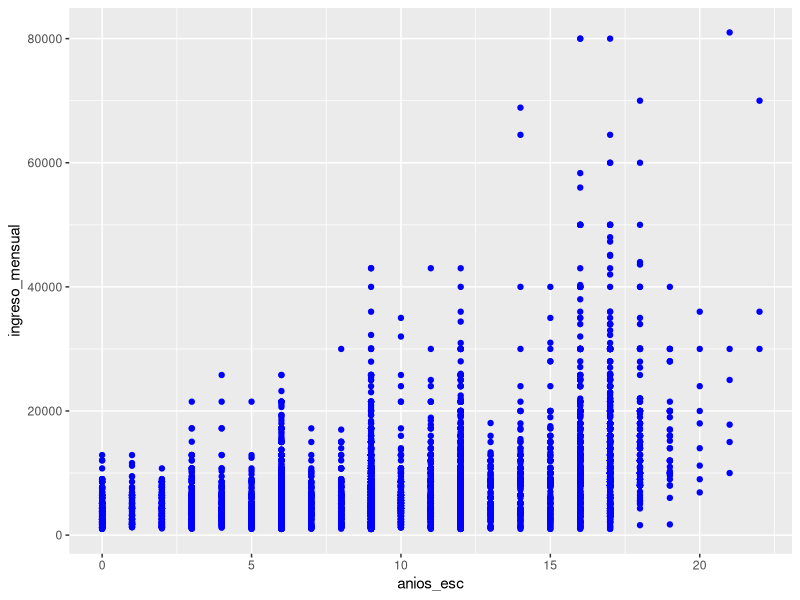
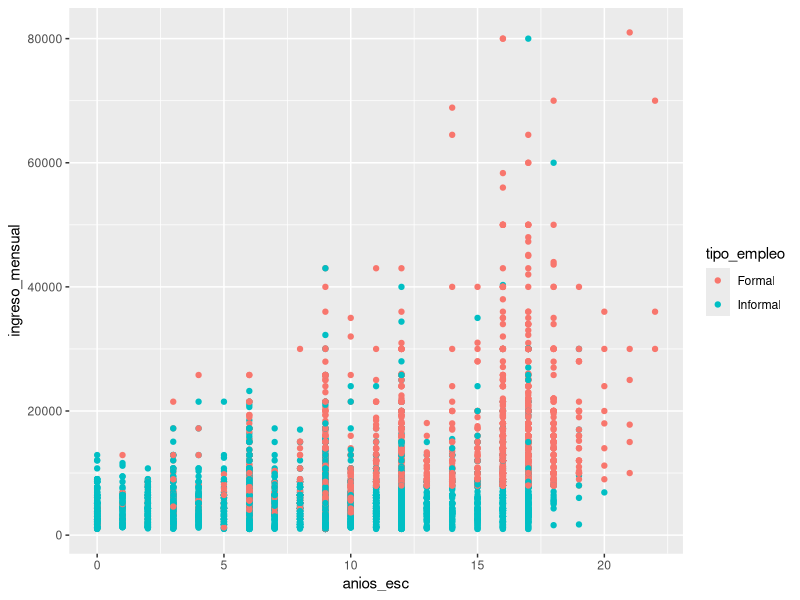
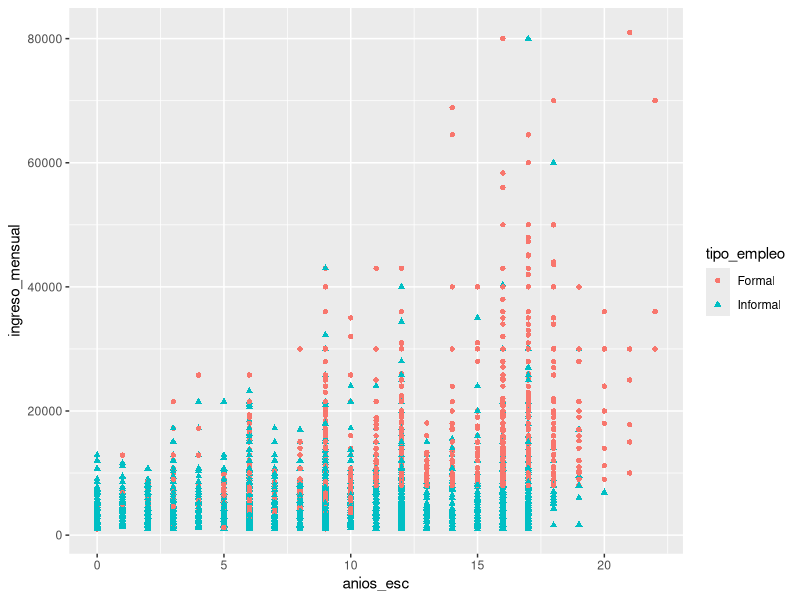
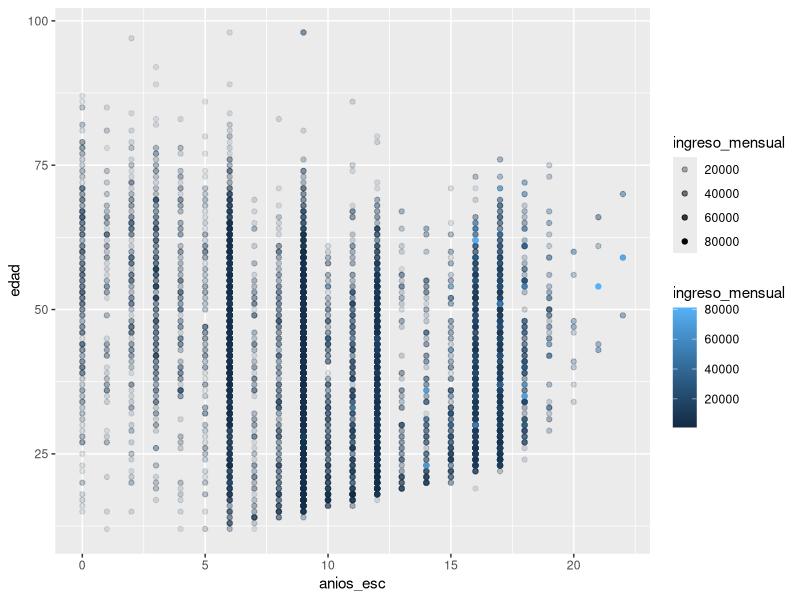
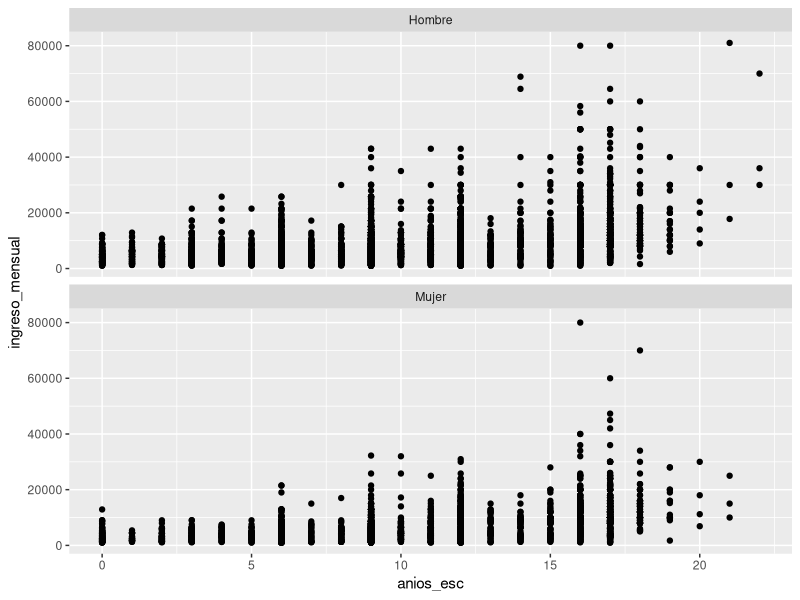
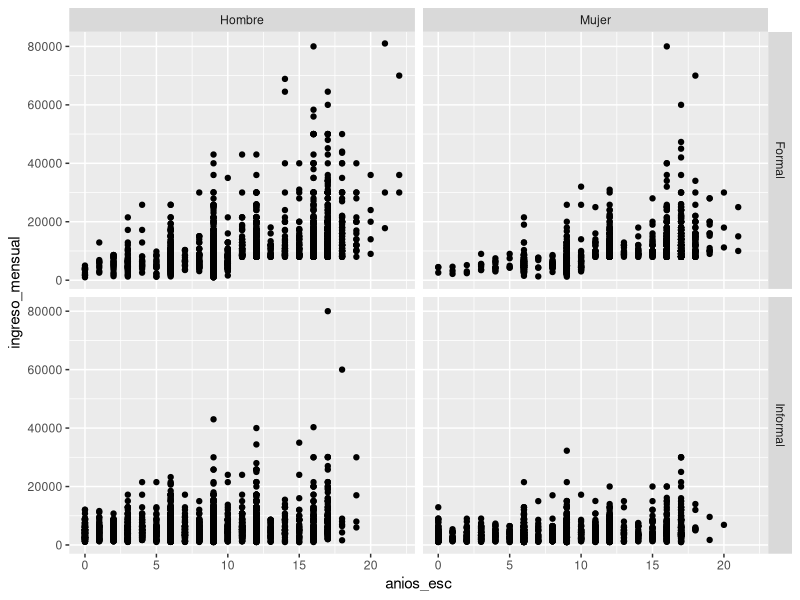
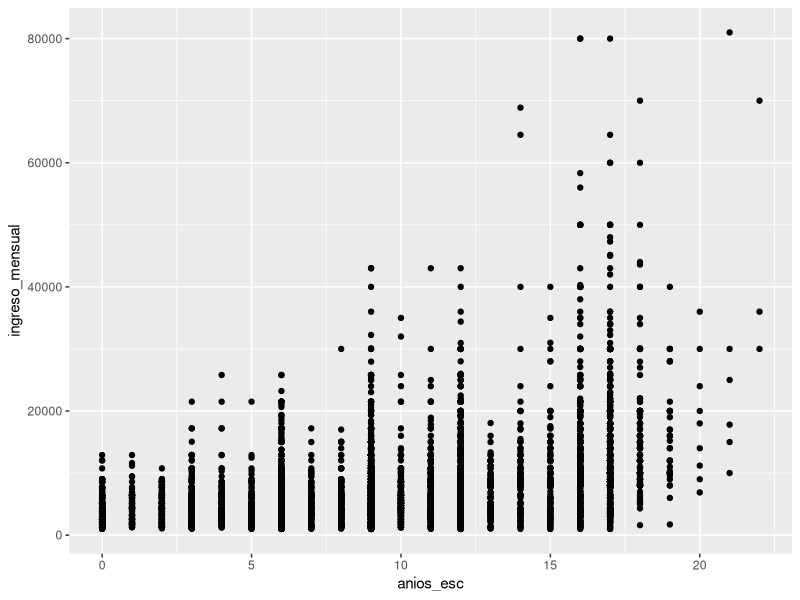
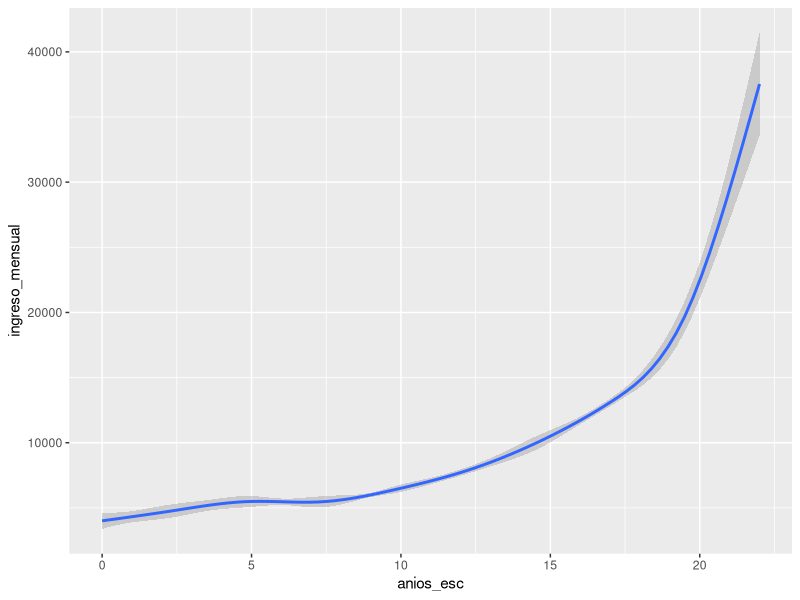

Generate these figures, in order, with R:
# Un dataframe es un arreglo rectangular de variables(columnas) y obervaciones (filas)

library(ggplot2) # Carga de librerias para instalarlas es install.packages("nomrbeLibreria")
library(readxl)
library(tidyr)
library(dplyr)

# Ruta de acceso directo a la base de datos
setwd("C:\\Cursos\\Ciencia_Datos\\A2_Capacitacion\\R\\Capitulo_3\\BD") # Busqueda de BD
enoe <- read_xlsx("mu_enoe.xlsx") # Se busca y se carga a un objeto la base de datos
# Exploración de la base de datos
# Cuáles son las caractesísticas de la base de datos?
dim(enoe) # Funciona para poder descubrir el tamaño de la base de datos
colnames(enoe) # Ver cuales son los nombres de las variables que contiene


# Genera un diagrama de dispersion o diagrama de puntos
# "ggplot" =  Crea un sistema de coordenadas vacio
# "data" = estamos indicando que en el objeto enoe se cuentran los datos de interes
# "geom_function" = Se refiere al tipo de gráfica a realizarse
# "mappings" = se refiere a todos los componenetes específicos de la gráfica que deseeamos trabajar
# "X" = indica que deseamos observar los años de educación en el eje horizontal
# "Y" = indica que desamos ver el salario o ingreso mensual en el eje vertical



# Formato Básico
# Gráfica de puntos
# Esta gráfica indica la relación entre el ingreso mensual y los años de escolaridad
# Es posible apreciar que enter mas años de eduación existan, el valor de la coordenada en y es más alto
ggplot(data = enoe) +
    geom_point(mapping = aes(x = anios_esc, y = ingreso_mensual), color = "Blue")



# Mapeos estéicos
# En esta gráfica se puede observar que en México hay una grana parte de personas que tienen un empleo con altos ingresos aún cuando no tienen un determinado nivel educativo, esto se debe al trabajo forma e informal
ggplot(data = enoe) +
    geom_point(mapping = aes(x = anios_esc, y = ingreso_mensual, color = tipo_empleo))



# Mismo analisís pero con iconos para identificar por medio de la función shape
ggplot(data = enoe) +
    geom_point(mapping = aes(x = anios_esc, y = ingreso_mensual, shape = tipo_empleo, color = tipo_empleo))


# Analisís relacionados con la edad uso de variable alpha
# Este tiene como objetivo la funcion alpha por lo que el analisís tiene la relación entre la eded, educación y el salario. Entre más obscuro es el color del punto, se trata de una observación mayor
ggplot(data = enoe) +
    geom_point(mapping = aes(x = anios_esc, y = edad, alpha = ingreso_mensual, color = ingreso_mensual))

# Separación de facetas
# La libreria ggplot2 permiteseparar variables categporicas dentro de una misma gráfica, lo cual genera sub-gráficas
# Este analisis se esta solicitando que separe la información por sexo sex indicando que la gráfica resultante la muestre en un panel de 1 columna y 2
ggplot(data = enoe) +
    geom_point(mapping = aes(x = anios_esc, y = ingreso_mensual)) +
    facet_wrap(~sex, nrow = 2, ncol = 1)


# También es posible usar facet_grid para que se desagregue el sexo, el tipo de empleo
# Esta gráfica nospermite observar las diferencias en el salario de los hombres y las mujeres en tanto los dos sectores diferentes que tenemos informal y formal, mostrando que las formales son mayores+
ggplot(data = enoe) +
    geom_point(mapping = aes(x = anios_esc, y = ingreso_mensual)) +
    facet_grid(tipo_empleo ~ sex)

# Objetos geométricos
# Hay diferentes tipos de gráficas a continuacion se mostrara la diferencia entre una gráfica de puntos y una de linea

# Izquierda
ggplot(data = enoe) +
    geom_point(mapping = aes(x = anios_esc, y = ingreso_mensual))
# Derecha
ggplot(data = enoe) +
    geom_smooth(mapping = aes(x = anios_esc, y = ingreso_mensual))

# Como diferenciar entre lineas
ggplot(data = enoe) +
    geom_smooth(mapping = aes(x = anios_esc, y = ingreso_mensual, linetype = sex)) +
    facet_wrap(~sex, nrow = 1, ncol = 2)

# Combinacion de gráficas
# En esta gráfica se concentra en una combinación de tablas
ggplot(data = enoe) +
    geom_smooth(mapping = aes(x = anios_esc, y = ingreso_mensual, linetype = tipo_empleo)) +
    geom_point(mapping = aes(x = anios_esc, y = ingreso_mensual, color = tipo_empleo))

# Gráfica sin duplicidad de datos

ggplot(data = enoe, mapping = aes(x = anios_esc, y = ingreso_mensual)) +
    geom_smooth(mapping = aes(linetype = tipo_empleo)) +
    geom_point(mapping = aes(color = tipo_empleo))

# Gráfica combinada con diferentes conjuntos
ggplot(data = enoe, mapping = aes(x = anios_esc, y = ingreso_mensual)) +
    geom_point(mapping = aes(color = niv_edu), show.legend = FALSE) +
    geom_smooth(data = filter(enoe, estado == "Distrito Federal"), se = FALSE)

ggplot(data = enoe, mapping = aes(x = anios_esc, y = ingreso_mensual)) +
  geom_point(mapping = aes(color = niv_edu), show.legend = FALSE) +
  geom_smooth(data = filter(enoe, estado == "Distrito Federal"), method = 'loess', formula = 'y ~ x', se = FALSE)


# Transformaciones estadísticas
# Gráfica de barras
# La base de datos del ENOE tiene 8000 registros por lo que una gráfica de arras es la escencial para poder realizar el estudio de cuantas personas han participado
ggplot(data = enoe)+
    geom_bar(mapping = aes(x=sex))
# Stat_count
ggplot(data = enoe)+
    stat_count(mapping = aes(x=sex))
# Barras con porcentaje
ggplot(data = enoe)+
    geom_bar(mapping = aes(x=sex,y = after_stat(prop),group = 1))
# Barras con numero de observaciones con un nuevo dataframe
prueba <- data.frame(
    sex = c("hombres", "mujeres"),
    observaciones = c(6100, 4100)
)
ggplot(data = prueba)+
    geom_bar(mapping = aes(x=sex, y=observaciones),stat = "identity")

#  Promedio del ingreso de cada grupo, así como los ingresos máximos y mínimos para cada grupo.
ggplot(data = enoe)+
    stat_summary(
        mapping = aes(x=sex, y=ingreso_mensual),
        fun.min=min,
        fun.max = max,
        fun = median
    )
# Ajustes de posición: 
ggplot(data = enoe)+
    geom_bar(mapping = aes(x = sex, fill = sex))
# Gráfica con separación por nivel de estudios
ggplot(data = enoe)+
    geom_bar(mapping = aes(x = sex, fill=niv_edu))

#Gráfica con diseño translucido
# En esta gráfica hace el conteo de hombres y mujeres que estan en el dataframe
# Este se tiene el conteo de las 10000 personas que se encuestaron

ggplot(data = enoe, mapping = aes(sex ,fill = niv_edu))+
    geom_bar(alpha = 1/5, position = "identity")

# Grafica en forma de esqueleto ayuda demasiado a revisar en que linea se separa totalmente
# La funcion fill es para rellenar la gráfica
# Position para el conteo de los datos
ggplot(data = enoe, mapping = aes(sex, color = niv_edu))+
    geom_bar(fill = NA, position = "identity")

# Grafica con position fill
# Esta gráfica representa el 100% de los datos y permite observar con mayor claridad la propocioción de cada categoría
ggplot(data = enoe, mapping = aes(sex, fill = niv_edu))+
    geom_bar(position = "fill")

#Grafica concentrada por nivel educativo
# Esta grafica representa la distribucion del nivel educativo
# lo que hace factor es hacer que los valores que se reunán sean todos los de la función fill
ggplot(data = enoe, mapping = aes(x = factor(1), fill = niv_edu))+
    geom_bar(position = "fill")

# Gráfica con agrupaciones separadas con la funcion dodge
# Nombres de los ejes con labs ()
ggplot(data = enoe, mapping =  aes (sex, fill = niv_edu))+
    geom_bar(position = "dodge")+
    labs (title = "Observaciones por sexo y nivel educativo", x ="Sexo", y ="Observaciones")

# Gráficas de puntos, position jitter
# Izquierda
ggplot(data = enoe)+
    geom_point(mapping = aes(anios_esc, ingreso_mensual, color = "red"))
# Derecha con position = "jitter"
# Jitter hace que los puntos tengan una posicion "Aleatorio"
ggplot(data = enoe) +
  geom_point(mapping = aes(anios_esc, ingreso_mensual), position = "jitter", color = "blue")

# 3.5.7 Sistema de corrodenadas
# La librería ggplot2 tiene un sistema de coordenadas catesianas (x, y)
# Coord_flip()
# Permite hacer cambio en las coordenadas que hacen que las graficas tengan cambios interesantes
# Superior
ggplot(data = enoe, mapping = aes (niv_edu, ingreso_mensual))+
    geom_boxplot()
# Inferior
ggplot(data = enoe, mapping = aes (niv_edu, ingreso_mensual))+
    geom_boxplot()+
    coord_flip()

# 3.5.2 coord_polar()
# coord_polar() permite el uso de coordenadas polares.



barra <- ggplot(data = enoe) +
  geom_bar(mapping = aes(x = niv_edu, fill = niv_edu),
           show.legend = FALSE, width = 1) +
  theme(aspect.ratio = 1) +
  labs(x = NULL, y = NULL)

barra + coord_flip()
barra + coord_polar()


# Gráfica de pastel por porcentajes
ggplot(data = enoe, mapping = aes(factor(1), fill= niv_edu))+
    geom_bar(position = "fill")+
    coord_polar(theta = "y")+
    labs(x = "", y = "")

# Grámatica de ggplot2
# * ggplot(data = DATOS) + GEOM_FUNCION(mapping = aes (MAPEOS),stat = ESTADÍSTICAS,position = posicion)+
#         FUNCION_COORDENADAS + FUNCION_FACETAS
